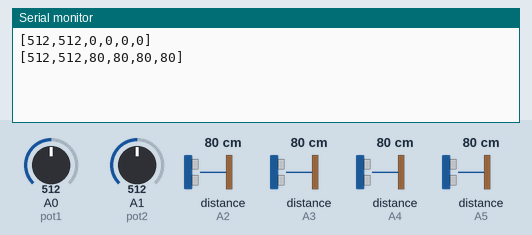
The sketch below on a simulated Arduino Uno, built with avr-gcc and run on an emulated ATmega328P. Shown: the last lines printed to the serial monitor. The inputs (shaded band) are chosen by the test bench; at power-on: distance to the obstacle (sensors on A2, A3, A4, A5) 80 cm, A0 (pot1) = 512, A1 (pot2) = 512.

Above: at 1.8 s.
1.9 s: distance to the obstacle (sensor on A2) set to 2 cm
At 3.0 s:
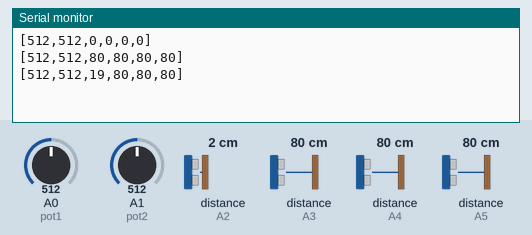
3.4 s: distance to the obstacle (sensor on A3) set to 2 cm
At 3.4 s:
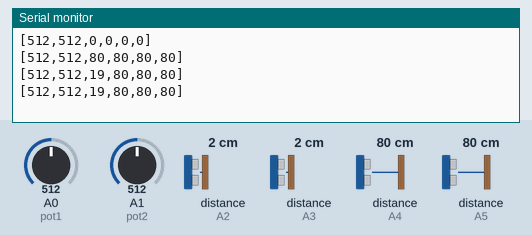
4.9 s: distance to the obstacle (sensor on A4) set to 2 cm
At 6.0 s:
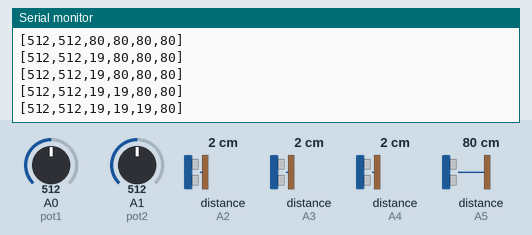
6.4 s: distance to the obstacle (sensor on A5) set to 2 cm
At 7.4 s:
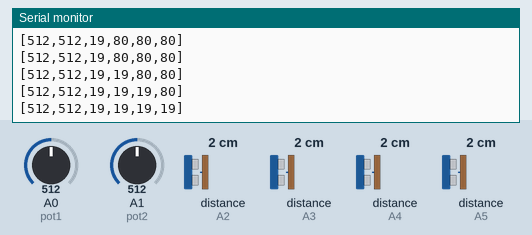
7.9 s: A0 (pot1) set to 716
At 9.2 s:
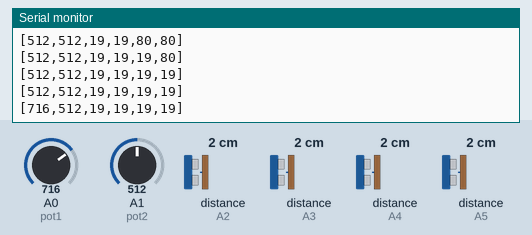
9.4 s: A1 (pot2) set to 716
At 10.3 s:
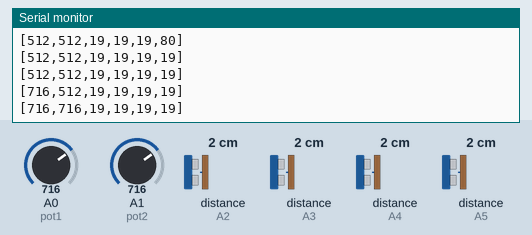
Timing chart, 0 to 11.9 s (numbered marks = the images above; inputs shaded):
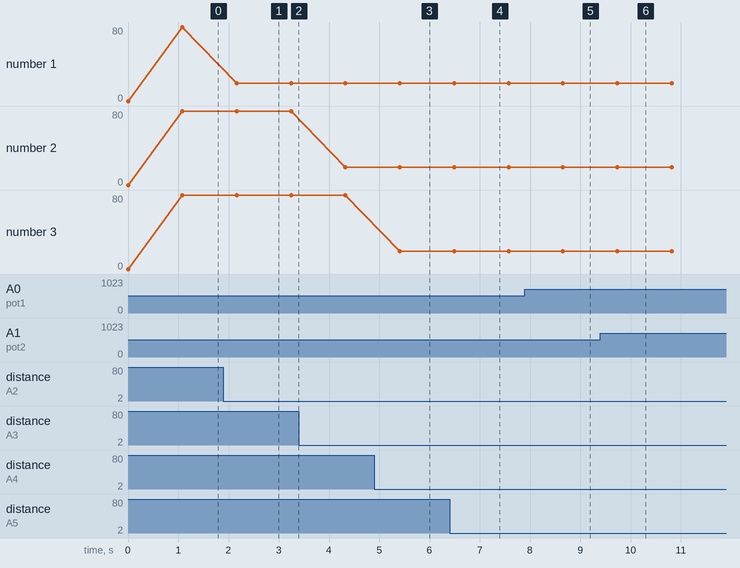

The sketch:

shield_v2.ino
```cpp
#include <SharpIR.h>

const int numReadings = 25;

int readings_pot1[numReadings];
int readings_pot2[numReadings];

int readIndex = 0;
int total_pot1 = 0;
int total_pot2 = 0;
int average_pot1 = 0;
int average_pot2 = 0;

int precision = 93;

#define pot1 A0 // left pot
#define pot2 A1 // right pot
#define ir1 A2 // top right
#define ir2 A3 // top left
#define ir3 A4 // bot left
#define ir4 A5 // bot right
#define model 20150

SharpIR sharp1(ir1, numReadings, precision, model);
SharpIR sharp2(ir2, numReadings, precision, model);
SharpIR sharp3(ir3, numReadings, precision, model);
SharpIR sharp4(ir4, numReadings, precision, model);

int mean1 = 0;
int mean2 = 0;
int mean3 = 0;
int mean4 = 0;

void setup() {
  // put your setup code here, to run once:
  Serial.begin(9600);

  for (int thisReading = 0; thisReading < numReadings; thisReading++) {
    readings_pot1[thisReading] = 0;
    readings_pot2[thisReading] = 0;
  }

  pinMode(pot1, INPUT);
  pinMode(pot2, INPUT);
}

void loop() {

  int pot1_read = analogRead(pot1);
  int pot2_read = analogRead(pot2);

  int pot1_map = map(pot1_read, 0, 1023, 0, 5);
  int pot2_map = map(pot2_read, 0, 1023, 0, 5);
  int sensor1_map = map(mean1, 0, 1023, 0, 5);
  int sensor2_map = map(mean2, 0, 1023, 0, 5);
  int sensor3_map = map(mean3, 0, 1023, 0, 5);
  int sensor4_map = map(mean4, 0, 1023, 0, 5);

  //smooth();

  serialPrint(pot1_read, pot2_read, mean1, mean2, mean3, mean4);
  //serialPrint(pot1_map, pot2_map, sensor1_map, sensor2_map, sensor3_map, sensor4_map);
  //checkVoltage();
  delay(1000);
  calculateMeanDist();
}

void serialPrint(int a, int b, int c, int d, int e, int f){
  Serial.print("[");
  Serial.print(a);
  Serial.print(",");
  Serial.print(b);
  Serial.print(",");
  Serial.print(c);
  Serial.print(",");
  Serial.print(d);
  Serial.print(",");
  Serial.print(e);
  Serial.print(",");
  Serial.print(f);
  Serial.print("]");
  Serial.println();
}

void calculateMeanDist(){

  unsigned long pepe1=millis();  // takes the time before the loop on the library begins

  mean1 = sharp1.distance();  // this returns the distance to the object you're measuring
  mean2 = sharp2.distance();
  mean3 = sharp3.distance();
  mean4 = sharp4.distance();

}

void smooth(){

  // subtract the last reading:
  total_pot1 = total_pot1 - readings_pot1[readIndex];
  total_pot2 = total_pot2 - readings_pot2[readIndex];
  // read from the sensor:
  readings_pot1[readIndex] = analogRead(pot1);
  readings_pot2[readIndex] = analogRead(pot2);
  // add the reading to the total:
  total_pot1 = total_pot1 + readings_pot1[readIndex];
  total_pot2 = total_pot2 + readings_pot1[readIndex];
  // advance to the next position in the array:
  readIndex = readIndex + 1;

  // if we're at the end of the array...
  if (readIndex >= numReadings) {
    // ...wrap around to the beginning:
    readIndex = 0;
  }

  // calculate the average:
  average_pot1 = total_pot1 / numReadings;
  average_pot2 = total_pot2 / numReadings;

}
```

Measured:
- after the input at 1.9 s, the serial monitor: prints a new line after 0.26 s (image 1)
- after the input at 4.9 s, the serial monitor: prints a new line after 0.51 s (image 3)
- after the input at 6.4 s, the serial monitor: prints a new line after 0.09 s (image 4)
- after the input at 7.9 s, the serial monitor: prints a new line after 0.76 s (image 5)
- after the input at 9.4 s, the serial monitor: prints a new line after 0.34 s (image 6)
- plotted number 1: 80 → 19 after the input at 1.9 s
